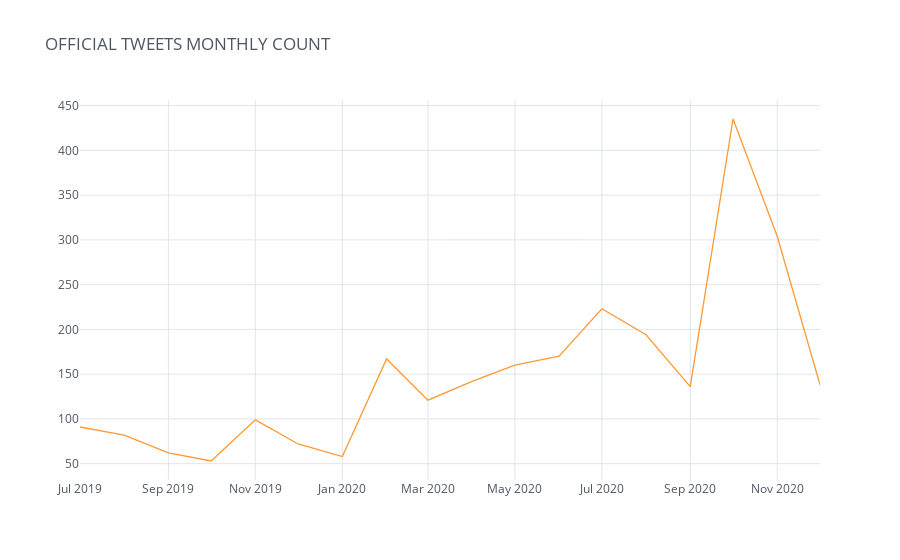

Notebook cell for this chart:
### Code cell
all_off_comp_tweets_time['Date']=pd.to_datetime(all_off_comp_tweets_time['Date'],infer_datetime_format=True)

monthly_count = pd.concat([all_off_comp_tweets_time.groupby(all_off_comp_tweets_time.Date.dt.to_period("M")).count()["ID"]],axis=1)
monthly_count.columns = ['Tweet Count']
monthly_count.iplot(title='OFFICIAL TWEETS MONTHLY COUNT',theme='white')

### Figure 1 — Plotly figure (JSON) as saved in the notebook; plotly's stock layout.template omitted (floating-point values rounded to 4 significant figures)
{"data": [{"line": {"color": "rgba(255, 153, 51, 1.0)", "dash": "solid", "shape": "linear", "width": 1.3}, "mode": "lines", "name": "Tweet Count", "text": "", "type": "scatter", "x": ["2019-07", "2019-08", "2019-09", "2019-10", "2019-11", "2019-12", "2020-01", "2020-02", "2020-03", "2020-04", "2020-05", "2020-06", "2020-07", "2020-08", "2020-09", "2020-10", "2020-11", "2020-12"], "y": [91, 82, 62, 53, 99, 72, 58, 167, 121, 142, 160, 170, 223, 194, 136, 435, 304, 138]}], "layout": {"legend": {"bgcolor": "#FFFFFF", "font": {"color": "#4D5663"}}, "paper_bgcolor": "#FFFFFF", "plot_bgcolor": "#FFFFFF", "title": {"font": {"color": "#4D5663"}, "text": "OFFICIAL TWEETS MONTHLY COUNT"}, "xaxis": {"gridcolor": "#E1E5ED", "showgrid": true, "tickfont": {"color": "#4D5663"}, "title": {"font": {"color": "#4D5663"}, "text": ""}, "zerolinecolor": "#E1E5ED"}, "yaxis": {"gridcolor": "#E1E5ED", "showgrid": true, "tickfont": {"color": "#4D5663"}, "title": {"font": {"color": "#4D5663"}, "text": ""}, "zerolinecolor": "#E1E5ED"}}}
